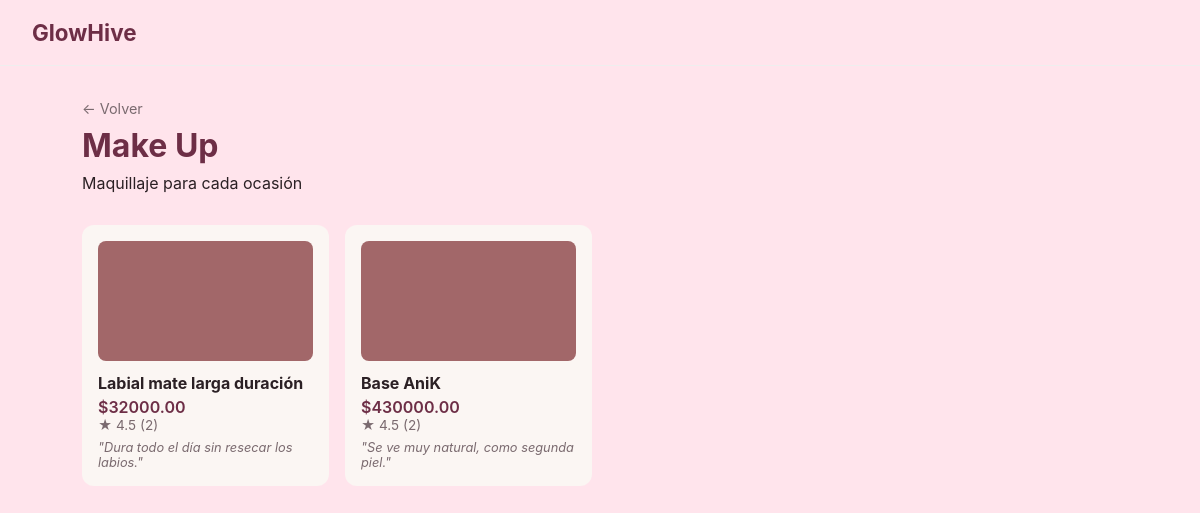
The app's page /categoria/3/ with its own data.
### tienda/models.py (models this page shows, shortened)
class Categoria(models.Model):
    nombre = models.CharField(max_length=100, unique=True)
    descripcion = models.CharField(max_length=255, blank=True)
    class Meta:
        verbose_name_plural = "Categorías"

class Producto(models.Model):
    nombre = models.CharField(max_length=150)
    precio = models.DecimalField(max_digits=10, decimal_places=2)
    stock = models.IntegerField(default=0)
    marca = models.ForeignKey(Marca, on_delete=models.CASCADE, related_name="productos")
    categoria = models.ForeignKey(
        Categoria, on_delete=models.SET_NULL, null=True, blank=True, related_name="productos"
    )
    imagen = models.ImageField(upload_to="productos/", null=True, blank=True)

class Resena(models.Model):
    usuario = models.ForeignKey(Usuario, on_delete=models.CASCADE, related_name="resenas")
    producto = models.ForeignKey(Producto, on_delete=models.CASCADE, related_name="resenas")
    calificacion = models.PositiveSmallIntegerField(
        validators=[MinValueValidator(1), MaxValueValidator(5)]
    )
    comentario = models.CharField(max_length=500, blank=True)
    es_creadora = models.BooleanField(default=False)  # NUEVO
    fecha = models.DateTimeField(auto_now_add=True)
    class Meta:
        unique_together = ("usuario", "producto")
        verbose_name_plural = "Reseñas"

### tienda/views_web.py (the view)
# urls.py: path("categoria/<int:categoria_id>/", categoria_detalle, name="categoria_detalle"),
def categoria_detalle(request, categoria_id):
    categoria = get_object_or_404(Categoria, id=categoria_id)
    productos = list(_productos_con_ranking(Producto.objects.filter(categoria=categoria)))
    for producto in productos:
        producto.mejor_resena = _mejor_resena(producto)
    return render(request, "tienda/categoria.html", {
        "categoria": categoria,
        "productos": productos,
    })

### tienda/views_web.py (called while the page is built)
def _productos_con_ranking(queryset):
    return (
        queryset.annotate(
            rating_promedio=Avg("resenas__calificacion"),
            total_resenas=Count("resenas"),
            resenas_creadoras=Count(
                Case(When(resenas__es_creadora=True, then=1), output_field=IntegerField())
            ),
        ).order_by("-resenas_creadoras", "-rating_promedio", "-total_resenas")
    )

def _mejor_resena(producto):
    return (
        producto.resenas.exclude(comentario="")
        .order_by("-es_creadora", "-calificacion")
        .first()
    )

### tienda/templates/tienda/categoria.html
{% extends "tienda/base.html" %}
{% block content %}
<section class="categoria-header">
  <a href="{% url 'inicio' %}" class="volver">← Volver</a>
  <h1>{{ categoria.nombre }}</h1>
  {% if categoria.descripcion %}<p>{{ categoria.descripcion }}</p>{% endif %}
</section>
<section class="category-panel">
  <div class="product-grid">
    {% for producto in productos %}
    <div class="product-card">
      <div class="product-image-placeholder"></div>
      <h3>{{ producto.nombre }}</h3>
      <p class="price">${{ producto.precio }}</p>
      {% if producto.rating_promedio %}
        <p class="rating">★ {{ producto.rating_promedio|floatformat:1 }} ({{ producto.total_resenas }})</p>
      {% else %}
        <p class="rating rating-empty">Sin reseñas aún</p>
      {% endif %}
      {% if producto.mejor_resena %}
        <p class="razon">"{{ producto.mejor_resena.comentario }}"</p>
      {% endif %}
    </div>
    {% empty %}
    <p class="empty">Todavía no hay productos en esta categoría.</p>
    {% endfor %}
  </div>
</section>
{% endblock %}

### tienda/static/tienda/style.css (style rules this page uses)
:root { --primary: #6D2E46; --secondary: #A26769; --bg: #ffe4ec; --card-bg: #FBF6F3; --text: #2B2024; --muted: #7A6A6F; }
* { box-sizing: border-box; margin: 0; padding: 0; }
body { font-family: -apple-system, "Segoe UI", Arial, sans-serif; background: var(--bg); color: var(--text); }
.category-panel { padding: 2rem; max-width: 1100px; margin: 0 auto; }
.product-grid { display: grid; grid-template-columns: repeat(auto-fill, minmax(200px, 1fr)); gap: 1rem; }
.product-card { background: var(--card-bg); border-radius: 12px; padding: 1rem; }
.product-image-placeholder { background: var(--secondary); height: 120px; border-radius: 8px; margin-bottom: 0.75rem; }
.product-card h3 { font-size: 1rem; margin-bottom: 0.25rem; }
.price { color: var(--primary); font-weight: 600; }
.rating { color: var(--muted); font-size: 0.85rem; }
.razon { font-size: 0.8rem; color: var(--muted); font-style: italic; margin-top: 0.4rem; }
.categoria-header { max-width: 1100px; margin: 0 auto; padding: 2rem 2rem 0; }
.categoria-header h1 { color: var(--primary); font-size: 2rem; margin: 0.5rem 0; }
.volver { color: var(--muted); text-decoration: none; font-size: 0.9rem; }

### records on screen
Categoria: nombre "Make Up", descripcion "Maquillaje para cada ocasión"
Producto: nombre "Labial mate larga duración", precio "32000.00", rating_promedio "4.5", total_resenas "2", mejor_resena.comentario "Dura todo el día sin resecar los labios."
Producto: nombre "Base AniK", precio "430000.00", rating_promedio "4.5", total_resenas "2", mejor_resena.comentario "Se ve muy natural, como segunda piel."
